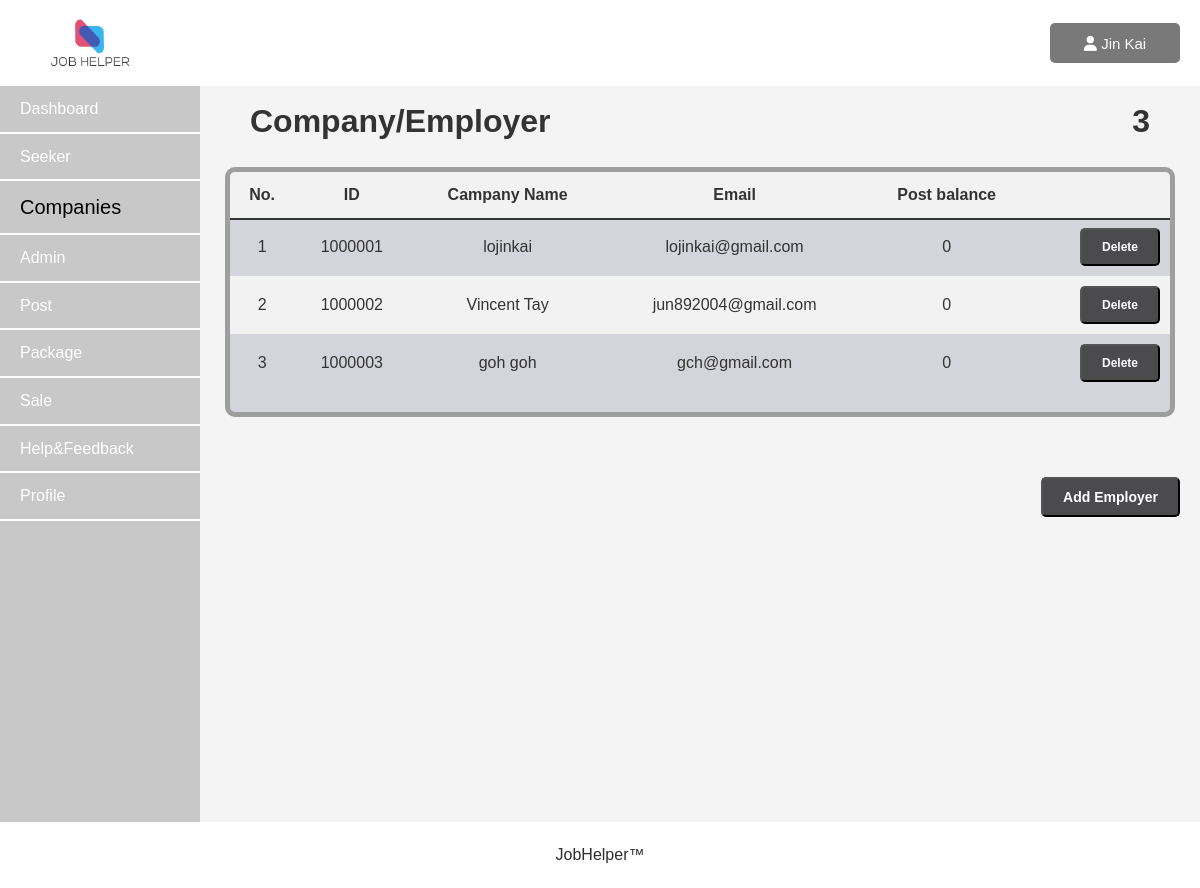
/Admin/Acompanymanagement.php (signed in), run on the app's committed database.
### tables this page shows
CREATE TABLE employer (
        `id` INT NOT NULL PRIMARY KEY AUTO_INCREMENT,
        `employer_email` varchar(200) NOT NULL,
        `employer_name` varchar(500) NOT NULL,
        `password` varchar(500) NOT NULL,
        `balance` int NOT NULL
  );

### Admin/Acompanymanagement.php (the view, shortened to what this page needs)
<?php
    include("../Admin/Asession.php");
?>
<!DOCTYPE html>
<html lang="en">
<head>
    <link rel="stylesheet" href="Acompanymanagement.css">
    <link rel="stylesheet" href="https://cdnjs.cloudflare.com/ajax/libs/font-awesome/6.0.0-beta3/css/all.min.css">
</head>
<body>
    <header class="header">
        <img src="../general_image/jobhelper_logo.png" class="logo">
        <div>
            <button class="AdminAcc" onclick="displaybar()">
                <?php
                    $id = $_SESSION['id'];
                    $result = mysqli_query($connect,"SELECT * FROM admin where admin_id='$id'");
                    if($result)
                    {
                        $row = mysqli_fetch_assoc($result);
                        $fname = $row["admin_fname"];
                    }
                ?>
                <i class="fa-solid fa-user"></i><?php echo"   $fname"; ?>
            </button>
        </div>
    </header>
    <div class="container">
        <aside>
            <nav class="Menu">
                <ul>
                    <li><a href="Adashboard.php">Dashboard</a></li>
                    <li><a href="Aseekermanagement.php">Seeker</a></li>
                    <li><a href="Acompanymanagement.php"  id="now">Companies</a></li>
                    <li><a href="Aadminmanagement.php">Admin</a></li>
                    <li><a href="Apost.php">Post</a></li>
                    <li><a href="Apackage.php">Package</a></li>
                    <li><a href="Asale.php">Sale</a></li>
                    <li><a href="Ahelp.php">Help&Feedback</a></li>
                    <li><a href="Aprofile.php">Profile</a></li>
                </ul>
            </nav>
        </aside>
        <main>
            <?php
                $result = mysqli_query($connect,"SELECT count(*) AS total_employer FROM employer");
                if($result)
                {
                    $row = mysqli_fetch_assoc($result);
                    $total_employer = $row["total_employer"];
                }
            ?>
            <div class="amount">
                <h1>
                    <?php echo $total_employer?>
                </h1>
            </div>
            <h1>Company/Employer</h1>
            <div class="Acontainer">
                <table>
                    <thead>
                        <tr>
                            <th>No.</th>
                            <th>ID</th>
                            <th>Campany Name</th>
                            <th>Email</th>
                            <th>Post balance</th>
                            <th></th>
                        </tr>
                    </thead>
                    <tbody>
                        <?php
                            $result = mysqli_query($connect, "SELECT * FROM employer;");
                            $i = 1;
                            while($row = mysqli_fetch_assoc($result))
                            {
                        ?>
                        <tr>
                            <td><?php echo $i ?></td>
                            <td><?php echo $row["id"] ?></td>
                            <td><?php echo $row["employer_name"] ?></td>
                            <td><?php echo $row["employer_email"] ?></td>
                            <td><?php echo $row["balance"] ?></td>
                            <td>
                                <form method="POST" onsubmit="return confirmdelete(<?php echo $row['id']; ?>)" class="delete">
                                   <button type="submit" name="delete" value="<?php echo $row['id']; ?>" >Delete</button>
                                </form>
                            </td>
                        </tr>
                        <?php
                            $i++;
                        }
                        ?>
                    </tbody>
                </table>
            </div>
            <button onclick="display()" class="addbtn">Add Employer</button>
        </main>
    </div>
    <footer>
        <p>JobHelper&trade;</p>
    </footer>
</body>
</html>

### Admin/Acompanymanagement.css (style rules this page uses)
* { margin: 0; padding: 0; box-sizing: border-box; }
body { font-family: Arial, sans-serif; background-color: #f4f4f4; color: #333; line-height: 1.6; }
.header { display: flex; justify-content: space-between; align-items: center; background-color: White; color: #333; padding: 10px 20px; }
.logo { height: 50px; width: 80px; margin-left: 30px; margin-top: 8px; margin-bottom: 8px; }
.AdminAcc { color: white; background-color: #797979; padding: 10px; text-align: center; margin-left: 20px; cursor: pointer; border-radius: 5px; border: none; width: 130px; height: 40px; font-size: 15px; }
.container { display: flex; }
aside { width: 200px; background-color: rgb(200,200,200); color: #fff; }
aside nav ul { list-style-type: none; }
aside nav ul li { padding: 10px 20px; border: #fff; border-bottom: 2px solid ; }
aside nav ul li a#now { color: black; font-size: 20px; }
aside nav ul li a { color: #fff; text-decoration: none; }
footer { background-color: white; color: #2e2d2d; padding: 20px; text-align: center; }
table { width: 100%; border-collapse: collapse; margin-bottom: 20px; }
thead { position: sticky; top: 0; }
thead::after { border-bottom: solid 2px; content: ''; position: absolute; left: 0; right: 0; }
th, td { padding: 10px; text-align: center; }
th { background-color: #f2f2f2; }
tr:nth-child(even) { background-color: #f2f2f2; }
h1 { margin: 50px; margin-bottom: 10px; margin-top: 10px; }
.Acontainer { border: #9e9e9e solid 2px; margin: auto; border-width: thick; border-radius: 10px; width: 95%; margin-bottom: 50px; background-color: #d4d4db; max-height : 60vh; overflow-y: auto; margin-top: 20px; }
main { flex: 1; height: 92vh; max-height: 92vh; overflow-y: auto; }
.addbtn { padding: 10px 20px; border-radius: 5px; background-color: #4b4a4d; color: #fff; font-size: 14px; font-weight: bold; text-align: center; margin-top: 10px; float: right; margin-right: 20px; }
.amount { float: right; }
.delete { float: right; }
.delete button { padding: 10px 20px; border-radius: 5px; background-color: #4b4a4d; color: #fff; font-size: 12px; font-weight: bold; text-align: center; }

### data on the page
employer: id "1000001", employer_name "lojinkai", employer_email "lojinkai@gmail.com", balance "0"
employer: id "1000002", employer_name "Vincent Tay", employer_email "jun892004@gmail.com", balance "0"
employer: id "1000003", employer_name "goh goh", employer_email "gch@gmail.com", balance "0"

### other printed values
$fname "Jin Kai"
$total_employer "3"
